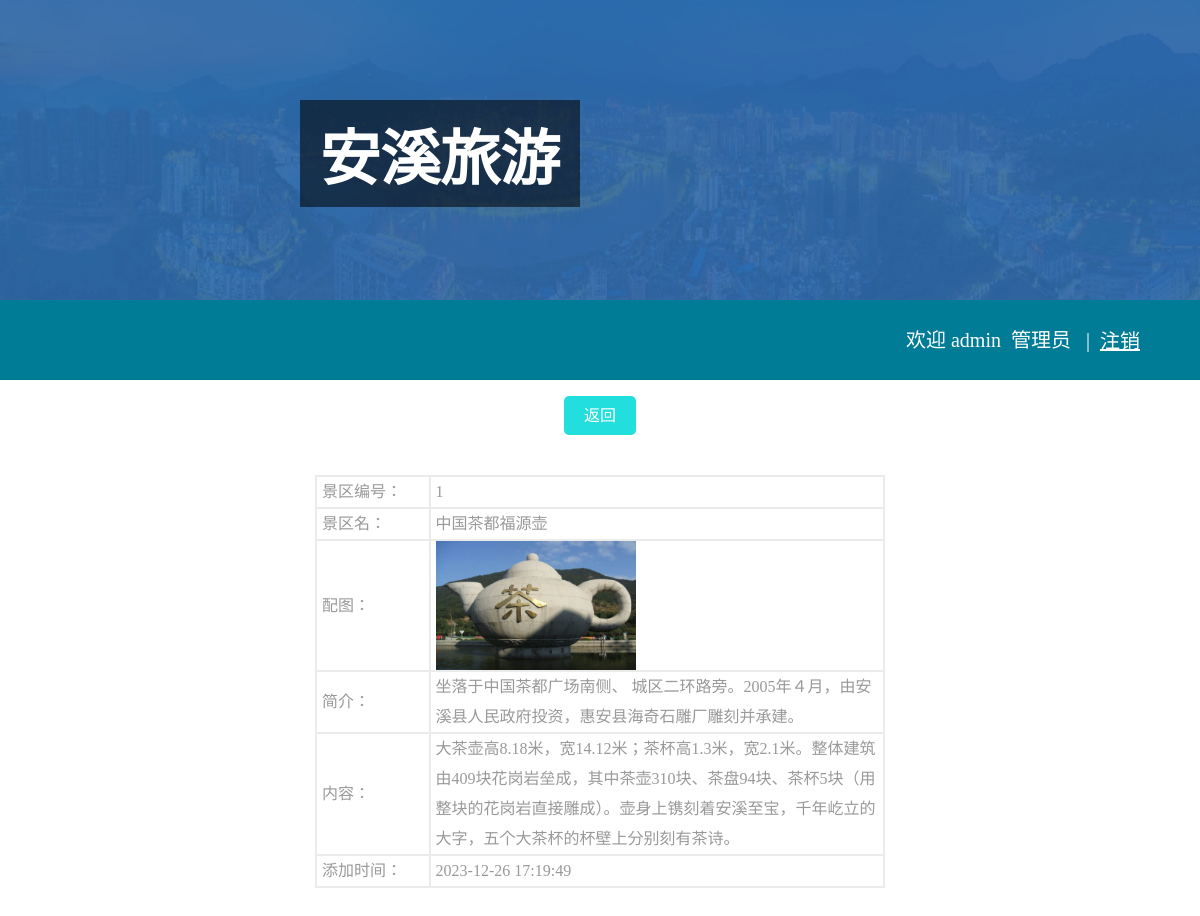
Screenshot of /admin.php?a=detilS&id=1 (signed in) with the database file from the repository.
### tables this page shows
CREATE TABLE `picture` (
  `id` int(11) NOT NULL COMMENT 'id自增',
  `name` varchar(20) NOT NULL COMMENT '标题',
  `pics` varchar(100) NOT NULL COMMENT '配图',
  `sinfo` varchar(200) NOT NULL COMMENT '简介',
  `content` varchar(255) NOT NULL COMMENT '内容体',
  `createTime` datetime NOT NULL COMMENT '添加时间'
);

### admin.php (the view, shortened to what this page needs)
<html>
<head>
<link rel="stylesheet" type="text/css" href="css/style.css">
</head>
<body>
<div class="admin">
  <div class="bgimg"> <img src="images/timg.jpg" width="100%" height="100%"/> </div>
  <div class="bgbr"> </div>
  <div id="body">
    <div class="userinfo"> 欢迎 <?php echo $_SESSION['admin_user'];?>&nbsp;&nbsp;管理员 &nbsp;
      | <a class="logout" href="dologin.php?a=logout">注销</a> </div>
    <h1>安溪旅游</h1>
    <?php
                if($_GET['a'] == 'editS' || $_GET['a'] == 'detilS' ) {
                    ?>
    <div class="sysChange">
      <ul>
        <a href="admin.php?a=picture">
        <li>返回</li>
        </a>
      </ul>
    </div>
    <?php
                }
            ?>
    <div class="content">
      <div id="detilS">
        <?php
                    if($_GET['a'] == 'detilS'){
                        $link = @mysqli_connect(HOST,USER,PASS) or die("数据库连接失败");
                        mysqli_select_db($link,DBNAME);
                        mysqli_set_charset($link,"utf8");
                        $sql = "select * from picture where id=".$_GET['id'];
                        $result = mysqli_query($link,$sql);
                        @$row = mysqli_fetch_assoc($result);
                        ?>
        <table width="100%" border="0" cellspacing="0" align="center" cellpadding="0" class="searchmain">
          <tr>
            <td align="left" valign="top"><table width="60%" border="0" cellspacing="0" cellpadding="0" class="main-tab class80">
                <tr>
                  <td align="left" valign="middle" class="borderright" width="20%">景区编号：</td>
                  <td align="left" valign="middle" class="borderright"><?php echo $row['id'];?></td>
                </tr>
                <tr>
                  <td align="left" valign="middle" class="borderright" width="20%">景区名：</td>
                  <td align="left" valign="middle" class="borderright"><?php echo $row['name'];?></td>
                </tr>
                <tr>
                  <td align="left" valign="middle" class="borderright">配图：</td>
                  <td align="left" valign="middle" class="borderright"><img src="<?php echo $row['pics'];?>" class="xpic"></td>
                </tr>
                <tr>
                  <td align="left" valign="middle" class="borderright">简介：</td>
                  <td align="left" valign="middle" class="borderright"><?php echo $row['sinfo'];?></td>
                </tr>
                <tr>
                  <td align="left" valign="middle" class="borderright">内容：</td>
                  <td align="left" valign="middle" class="borderright"><?php echo $row['content'];?></td>
                </tr>
                <tr>
                  <td align="left" valign="middle" class="borderright" width="180">添加时间：</td>
                  <td align="left" valign="middle" class="borderright"><?php echo $row['createTime'];?></td>
                </tr>
              </table>
              </form></td>
          </tr>
        </table>
        <?php
                    }
                    ?>
      </div>
    </div>
  </div>
</div>
</body>
</html>

### css/style.css (style rules this page uses)
body { margin: 0; padding: 0; color: #999; }
a { color: #666; }
h1, h2, h3, h4, h5, h6 { margin-top: 0; }
img { vertical-align: bottom; }
.userinfo { padding: 16px 30px; text-align: right; line-height: 50px; }
.admin .bgimg { width: 100%; height: 300px; background-color: #445555; position: absolute; left: 0px; top: 0px; }
.admin .bgbr { width: 100%; height: 300px; }
.admin #body { width: 100%; text-align: center; }
.admin #body h1 { position: absolute; top: 100px; font-size: 60px; left: 300px; color: #fff; text-align: center; background-color: #0000008c; padding: 10px 20px; }
.admin .userinfo { padding: 20px 50px; line-height: 40px; font-size: 20px; background-color: #007c96; color: #fff; }
.admin .logout { float: right; padding: 1px 10px; color: #fff; border-radius: 5px; }
.admin .sysChange { margin: 10px; }
.admin .sysChange ul { padding: 0; }
.admin .sysChange li { list-style: none; line-height: 39px; display: inline-block; padding: 0 20px; background-color: #22dedc; border-radius: 5px; color: #fff; }
.admin .content { width: 80%; margin: 40px auto; }
.admin .content td { line-height: 30px; padding: 0 5px; }
.admin .borderright { border:1px solid #ebebeb; }
.admin .xpic { width: 200px; height: 129px; }
.admin .class80 { margin: 0 auto; border:1px solid #ebebeb; }

### rows the page displays
picture: id "1", name "中国茶都福源壶", pics (picture), sinfo "坐落于中国茶都广场南侧、 城区二环路旁。2005年４月，由安溪县人民政府投资，惠安县海奇石雕厂雕刻并承建。", content "大茶壶高8.18米，宽14.12米；茶杯高1.3米，宽2.1米。整体建筑由409块花岗岩垒成，其中茶壶310块、茶盘94块、茶杯5块（用整块的花岗岩直接雕成）。壶身上镌刻着安溪至宝，千年屹立的大字，五个大茶杯的杯壁上分别刻有茶诗。", createTime "2023-12-26 17:19:49"

### other values shown
$_SESSION['admin_user'] "admin"
